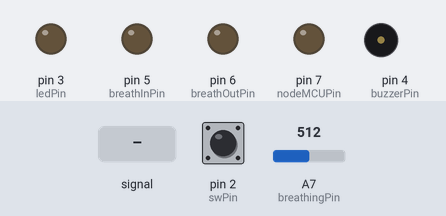
The sketch below on a simulated Arduino Nano, built with avr-gcc and run on an emulated ATmega328P. Shown: output pins drawn as LEDs (lit = HIGH), buzzer (waves = sounding, pin HIGH). Dashed ring = blinking. The test bench sets the inputs (shaded band); at power-on: A7 (breathingPin) = 512, pin 2 (swPin) HIGH.

Above: at 1.2 s.
1.3 s: A7 (breathingPin) fed a 1000 Hz sine of ±255 counts around its level
4.3 s: A7 (breathingPin) set to 490
At 5.3 s:
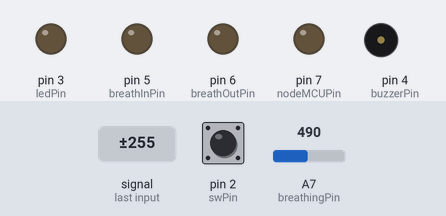
5.8 s: A7 (breathingPin) set to 716
At 6.4 s:
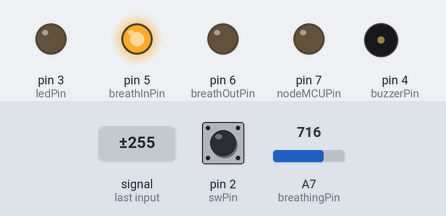
7.3 s: A7 (breathingPin) set to 511
At 8.5 s:
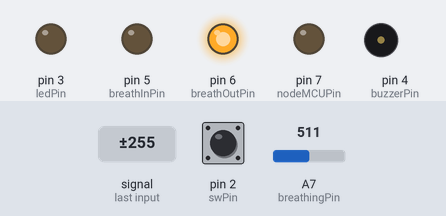
8.8 s: A7 (breathingPin) set to 900
At 29.8 s:
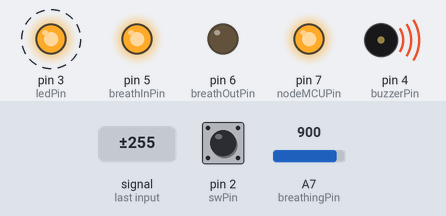
Timing chart, 0 to 31.2 s (numbered marks = the images above; inputs shaded):
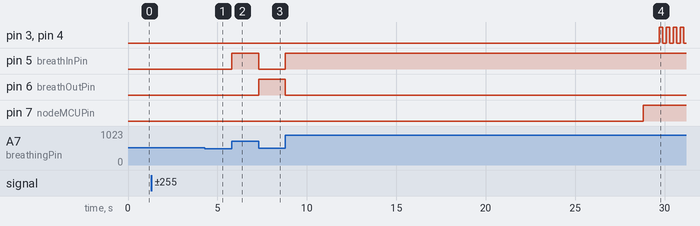

The sketch:

Arduino.ino
```cpp
#include <Arduino_FreeRTOS.h>

bool alerting = false;
unsigned long timer;
const int ledPin = 3;
const int nodeMCUPin = 7;

void setup() {

  pinMode(ledPin, OUTPUT);
  pinMode(nodeMCUPin, OUTPUT);

  xTaskCreate(readBreathingRate, "Breathing Rate", 128, NULL, 1, NULL);
  xTaskCreate(buzzerAlert, "Buzzer Alert", 128, NULL, 1, NULL);
  xTaskCreate(readSwitch, "Switch", 128, NULL, 1, NULL);
}

void loop() {}

void readBreathingRate(void *pvParameters) {
  const int breathingPin = A7;
  pinMode(breathingPin, INPUT);

  const int breathInPin = 5;
  const int breathOutPin = 6;
  pinMode(breathInPin, OUTPUT);
  pinMode(breathOutPin, OUTPUT);

  int minnum = 500, maxnum = 0, avg;

  for (int i = 0; i < 50; i++) {
    int reading = analogRead(breathingPin);

    if (reading < minnum) {
      minnum = reading;
    }
    if (reading > maxnum) {
      maxnum = reading;
    }

    vTaskDelay(100 / portTICK_PERIOD_MS);
  }
  avg = (minnum + maxnum) / 2;


  bool isHigh = false;
  timer = millis();

  while (1) {
    int breathingRate = analogRead(breathingPin);

    if (breathingRate >= avg && !isHigh || breathingRate <= avg && isHigh) {
      timer = millis();
      isHigh = !isHigh;

      digitalWrite(breathInPin, isHigh);
      digitalWrite(breathOutPin, !isHigh);
    }

    if (!alerting && millis() - timer >= 20000) {
      alerting = true;
      digitalWrite(nodeMCUPin, HIGH);
    }


    vTaskDelay(10 / portTICK_PERIOD_MS);
  }
}

void buzzerAlert(void *pvParameters) {
  const int buzzerPin = 4;
  pinMode(buzzerPin, OUTPUT);

  while (1) {
    while (alerting) {
      digitalWrite(buzzerPin, HIGH);
      digitalWrite(ledPin, HIGH);
      vTaskDelay(200 / portTICK_PERIOD_MS);
      digitalWrite(buzzerPin, LOW);
      digitalWrite(ledPin, LOW);
      vTaskDelay(200 / portTICK_PERIOD_MS);
    }

    vTaskDelay(1000 / portTICK_PERIOD_MS);
  }
}

void readSwitch(void *pvParameters) {
  const int swPin = 2;
  pinMode(swPin, INPUT_PULLUP);

  bool reading = HIGH;
  bool lastState = HIGH;

  while (1) {
    reading = digitalRead(swPin);
    if (reading != lastState) {
      if (reading == LOW) {
        alerting = false;
        timer = millis();
        digitalWrite(ledPin, LOW);
        digitalWrite(nodeMCUPin, LOW);
      }
    }
    lastState = reading;

    vTaskDelay(100 / portTICK_PERIOD_MS);
  }
}
```

Measured:
- after the input at 1.3 s, every drawn part: stays the same
- after the input at 4.3 s, pin 5 (breathInPin), pin 6 (breathOutPin): stops changing and stays LOW
- after the input at 5.8 s, pin 5 (breathInPin): LOW → HIGH at once
- after the input at 7.3 s, pin 5 (breathInPin): HIGH → LOW at once; pin 6 (breathOutPin): LOW → HIGH at once
- after the input at 8.8 s, pin 3 (ledPin), pin 4 (buzzerPin): alternates HIGH for 0.20 s and LOW for 0.20 s, starting after 20.9 s; pin 5 (breathInPin): LOW → HIGH at once; pin 6 (breathOutPin): HIGH → LOW at once; pin 7 (nodeMCUPin): LOW → HIGH after 20.0 s
